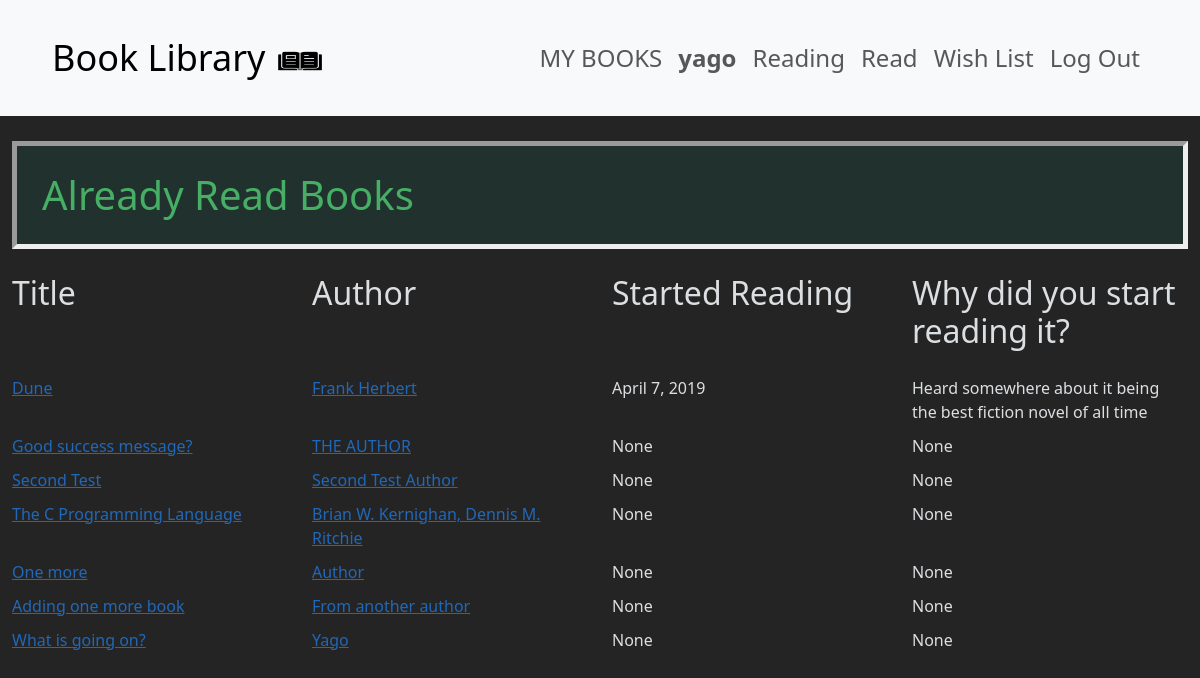
Screenshot of /read/ (signed in) with the database file from the repository.
### book_library/models.py (models this page shows, shortened)
class User(AbstractUser):
    pass

class Read(models.Model):
    user = models.ForeignKey(User, blank=False, null=False, on_delete=models.CASCADE, related_name="read_user")
    book = models.ForeignKey(Book, blank=False, null=False, on_delete=models.CASCADE, related_name="read_book")
    why = models.TextField(blank=True, null=True, max_length=1024)
    started_reading = models.DateField(blank=True, null=True)
    recommend = models.BooleanField(blank=True, null=True)
    class Meta:
        constraints = [
            models.UniqueConstraint(fields=['user', 'book'], name='one why per user/book read')
        ]

class Book(models.Model):
    title = models.CharField(max_length=255)
    author = models.CharField(max_length=128)
    class Genre(models.IntegerChoices):
        SELF_IMPROVEMENT = 1
        BIOGRAPHY = 2
        ECONOMY = 3
        FICTION = 4
        SCIENCE = 5
        MINDSET = 6
        OTHER = 7
    genre = models.IntegerField(choices=Genre.choices)
    class Meta:
        constraints = [
            models.UniqueConstraint(fields=['title', 'author'], name='one unique title per author')
        ]

### book_library/views.py (the view)
# urls.py: path("read/", views.read, name="read"),
def read(request):
    if request.user.is_authenticated:
        read_objects = Read.objects.filter(user=request.user)
        context = {"read_objects": read_objects}
        return render(request, "book_library/read.html", context)
    else:
        return HttpResponseRedirect(reverse("book_library:login"))

### book_library/templates/book_library/read.html
{% extends 'book_library/layout.html' %}
{% load static %}
{% block body %}
<div id="read-view">
    <div class="container-fluid">
        <h1>Already Read Books</h1>
    </div>
    <div class="container-fluid">
        <div class="row">
                <div class="col title-col"><h3>Title</h3></div>
                <div class="col author-col"><h3>Author</h3></div>
                <div class="col started-col"><h3>Started Reading</h3></div>
                <div class="col why-col"><h3>Why did you start reading it?</h3></div>
        </div>
        {% for read_object in read_objects %}
        <div class="row element-row">
                <div class="col title-col"><a href="{% url 'book_library:detail_view' request.user.id read_object.book.id %}">{{ read_object.book.title }}</a></div>
                <div class="col author-col"><a href="{% url 'book_library:author_view' read_object.book.author %}">{{ read_object.book.author }}</a></div>
                <div class="col started-col">{{ read_object.started_reading }}</div>
                <div class="col why-col">{{ read_object.why }}</div>
        </div>
        {% endfor %}
    </div>
</div>
{% endblock %}

### book_library/templates/book_library/layout.html (shortened to what this page needs)
{% load static %}
<!DOCTYPE html>
<html lang="en">
    <head>
        <link href="https://cdn.jsdelivr.net/npm/bootstrap@5.3.0-alpha3/dist/css/bootstrap.min.css" rel="stylesheet">
        <link href="{% static 'book_library/style.css' %}" rel="stylesheet">
    </head>
    <body>
        <nav class="navbar navbar-expand-lg navbar-light bg-light py-3">
            <div class="container">
                    <a class="navbar-brand">Book Library
                        <img src="book_library/static/book_library/images/icons8-book-64.png" height="30" width="50" alt="">
                    </a>
                        <ul class="navbar-nav mr-auto">
                            <li class="nav-item">
                                <a class="nav-link" href="{% url 'book_library:my_books' %}">MY BOOKS</a>
                            </li>
                            {% if request.user.is_authenticated %}
                                <li class="nav-item">
                                    <a class="nav-link" href="#"><strong>{{ request.user }}</strong></a>
                                </li>
                            {% endif %}
                            <li class="nav-item">
                                <a class="nav-link" href="{% url 'book_library:reading' %}">Reading</a>
                            </li>
                            <li class="nav-item">
                                <a class="nav-link" href="{% url 'book_library:read' %}">Read</a>
                            </li>
                            <li class="nav-item">
                                <a class="nav-link" href="{% url 'book_library:wish' %}">Wish List</a>
                            </li>
                            {% if request.user.is_authenticated %}
                            <li class="nav-item">
                                <a class="nav-link" href="{% url 'book_library:logout' %}">Log Out</a>
                            </li>
                            {% endif %}
                        </ul>
                    </div>
        </nav>
        <div class="body">
            {% block body %}
            {% endblock %}
        </div>
    </body>
</html>

### book_library/static/book_library/style.css (style rules this page uses)
body { background-color: rgba(0, 0, 0, 0.86); color:rgba(237, 240, 243, 0.918) }
h1 { background-color: rgba(21, 104, 86, 0.2); border: thick solid; border-style: inset; color: #46af65; margin-top: 25px; margin-bottom: 25px; padding: 25px; }
h3 { margin-bottom: 25px; font-size: 2em; }
ul { list-style-type: none; margin: 0; padding: 0; }
.container > * { margin: 10px; }
.element-row { margin-bottom: 10px; }
.element-row a { color:rgba(33, 121, 221, 0.801) }
.navbar, .navbar-brand { font-size: 1.5em; }

### rows the page displays
User: user "yago"
Read: book "Dune", book.author "Frank Herbert", started_reading "April 7, 2019", why "Heard somewhere about it being the best fiction novel of all time"
Read: book "Good success message?", book.author "THE AUTHOR", started_reading "None", why "None"
Read: book "Second Test", book.author "Second Test Author", started_reading "None", why "None"
Read: book "The C Programming Language", book.author "Brian W. Kernighan, Dennis M. Ritchie", started_reading "None", why "None"
Read: book "One more", book.author "Author", started_reading "None", why "None"
Read: book "Adding one more book", book.author "From another author", started_reading "None", why "None"
Read: book "What is going on?", book.author "Yago", started_reading "None", why "None"
